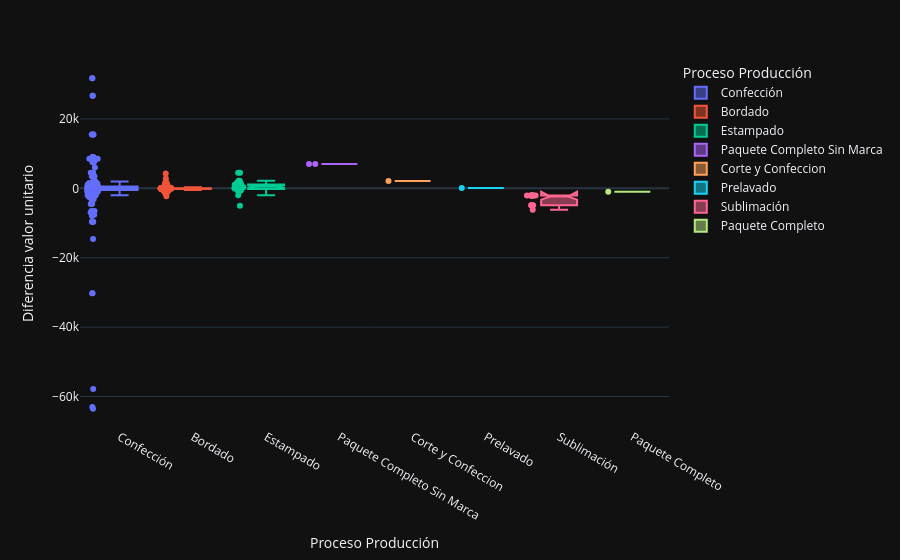

The cell this chart's notebook holds for it:
### Markdown cell above
## BOXPLOT de la diferencia de costos en cada proceso de producción

### Code cell
df_costos.columns = df_costos.columns.str.strip()
figboxplot = px.box(df_costos, 
             x='Proceso Producción', 
             y='Diferencia valor unitario', 
             points='all',
             notched=True,
             color='Proceso Producción',
             template='plotly_dark')
figboxplot.show()

### Figure 1 — Plotly figure (JSON) as saved in the notebook; plotly's stock layout.template omitted (floating-point values rounded to 4 significant figures; data arrays with more than 128 entries replaced by an {"elided": "..."} marker saying what was removed)
{"data": [{"alignmentgroup": "True", "boxpoints": "all", "hovertemplate": "Proceso Producción=%{x}<br>Diferencia valor unitario=%{y}<extra></extra>", "legendgroup": "Confección", "marker": {"color": "#636efa"}, "name": "Confección", "notched": true, "offsetgroup": "Confección", "orientation": "v", "showlegend": true, "type": "box", "x": {"elided": "286 str values"}, "x0": " ", "xaxis": "x", "y": {"elided": "286 float values"}, "y0": " ", "yaxis": "y"}, {"alignmentgroup": "True", "boxpoints": "all", "hovertemplate": "Proceso Producción=%{x}<br>Diferencia valor unitario=%{y}<extra></extra>", "legendgroup": "Bordado", "marker": {"color": "#EF553B"}, "name": "Bordado", "notched": true, "offsetgroup": "Bordado", "orientation": "v", "showlegend": true, "type": "box", "x": {"elided": "153 str values"}, "x0": " ", "xaxis": "x", "y": {"elided": "153 float values"}, "y0": " ", "yaxis": "y"}, {"alignmentgroup": "True", "boxpoints": "all", "hovertemplate": "Proceso Producción=%{x}<br>Diferencia valor unitario=%{y}<extra></extra>", "legendgroup": "Estampado", "marker": {"color": "#00cc96"}, "name": "Estampado", "notched": true, "offsetgroup": "Estampado", "orientation": "v", "showlegend": true, "type": "box", "x": ["Estampado", "Estampado", "Estampado", "Estampado", "Estampado", "Estampado", "Estampado", "Estampado", "Estampado", "Estampado", "Estampado", "Estampado", "Estampado", "Estampado", "Estampado", "Estampado", "Estampado", "Estampado", "Estampado", "Estampado", "Estampado", "Estampado", "Estampado", "Estampado", "Estampado", "Estampado", "Estampado", "Estampado", "Estampado", "Estampado", "Estampado", "Estampado", "Estampado", "Estampado", "Estampado", "Estampado", "Estampado"], "x0": " ", "xaxis": "x", "y": [500.0, 500.0, 600.0, 600.0, 2200.0, 2200.0, 1100.0, 4500.0, 4500.0, 1100.0, 1100.0, 1650.0, 1650.0, 800.0, 1200.0, 1200.0, 300.0, 300.0, 500.0, 1000.0, 1000.0, 1000.0, 1000.0, 0.0, 0.0, 0.0, -200.0, -200.0, -600.0, -600.0, -2000.0, -5000.0, -600.0, -600.0, -200.0, -600.0, -600.0], "y0": " ", "yaxis": "y"}, {"alignmentgroup": "True", "boxpoints": "all", "hovertemplate": "Proceso Producción=%{x}<br>Diferencia valor unitario=%{y}<extra></extra>", "legendgroup": "Paquete Completo Sin Marca", "marker": {"color": "#ab63fa"}, "name": "Paquete Completo Sin Marca", "notched": true, "offsetgroup": "Paquete Completo Sin Marca", "orientation": "v", "showlegend": true, "type": "box", "x": ["Paquete Completo Sin Marca", "Paquete Completo Sin Marca"], "x0": " ", "xaxis": "x", "y": [7000.0, 7000.0], "y0": " ", "yaxis": "y"}, {"alignmentgroup": "True", "boxpoints": "all", "hovertemplate": "Proceso Producción=%{x}<br>Diferencia valor unitario=%{y}<extra></extra>", "legendgroup": "Corte y Confeccion", "marker": {"color": "#FFA15A"}, "name": "Corte y Confeccion", "notched": true, "offsetgroup": "Corte y Confeccion", "orientation": "v", "showlegend": true, "type": "box", "x": ["Corte y Confeccion"], "x0": " ", "xaxis": "x", "y": [2100.0], "y0": " ", "yaxis": "y"}, {"alignmentgroup": "True", "boxpoints": "all", "hovertemplate": "Proceso Producción=%{x}<br>Diferencia valor unitario=%{y}<extra></extra>", "legendgroup": "Prelavado", "marker": {"color": "#19d3f3"}, "name": "Prelavado", "notched": true, "offsetgroup": "Prelavado", "orientation": "v", "showlegend": true, "type": "box", "x": ["Prelavado"], "x0": " ", "xaxis": "x", "y": [100.0], "y0": " ", "yaxis": "y"}, {"alignmentgroup": "True", "boxpoints": "all", "hovertemplate": "Proceso Producción=%{x}<br>Diferencia valor unitario=%{y}<extra></extra>", "legendgroup": "Sublimación", "marker": {"color": "#FF6692"}, "name": "Sublimación", "notched": true, "offsetgroup": "Sublimación", "orientation": "v", "showlegend": true, "type": "box", "x": ["Sublimación", "Sublimación", "Sublimación", "Sublimación", "Sublimación", "Sublimación", "Sublimación", "Sublimación", "Sublimación", "Sublimación", "Sublimación", "Sublimación", "Sublimación", "Sublimación"], "x0": " ", "xaxis": "x", "y": [-2100.0, -2100.0, -2100.0, -4844.0, -4844.0, -4844.0, -4844.0, -2100.0, -2100.0, -2100.0, -6200.0, -2100.0, -2100.0, -2100.0], "y0": " ", "yaxis": "y"}, {"alignmentgroup": "True", "boxpoints": "all", "hovertemplate": "Proceso Producción=%{x}<br>Diferencia valor unitario=%{y}<extra></extra>", "legendgroup": "Paquete Completo", "marker": {"color": "#B6E880"}, "name": "Paquete Completo", "notched": true, "offsetgroup": "Paquete Completo", "orientation": "v", "showlegend": true, "type": "box", "x": ["Paquete Completo"], "x0": " ", "xaxis": "x", "y": [-1000.0], "y0": " ", "yaxis": "y"}], "layout": {"boxmode": "overlay", "legend": {"title": {"text": "Proceso Producción"}, "tracegroupgap": 0}, "margin": {"t": 60}, "xaxis": {"anchor": "y", "categoryarray": ["Confección", "Bordado", "Estampado", "Paquete Completo Sin Marca", "Corte y Confeccion", "Prelavado", "Sublimación", "Paquete Completo", null], "categoryorder": "array", "domain": [0, 1], "title": {"text": "Proceso Producción"}}, "yaxis": {"anchor": "x", "domain": [0, 1], "title": {"text": "Diferencia valor unitario"}}}}
